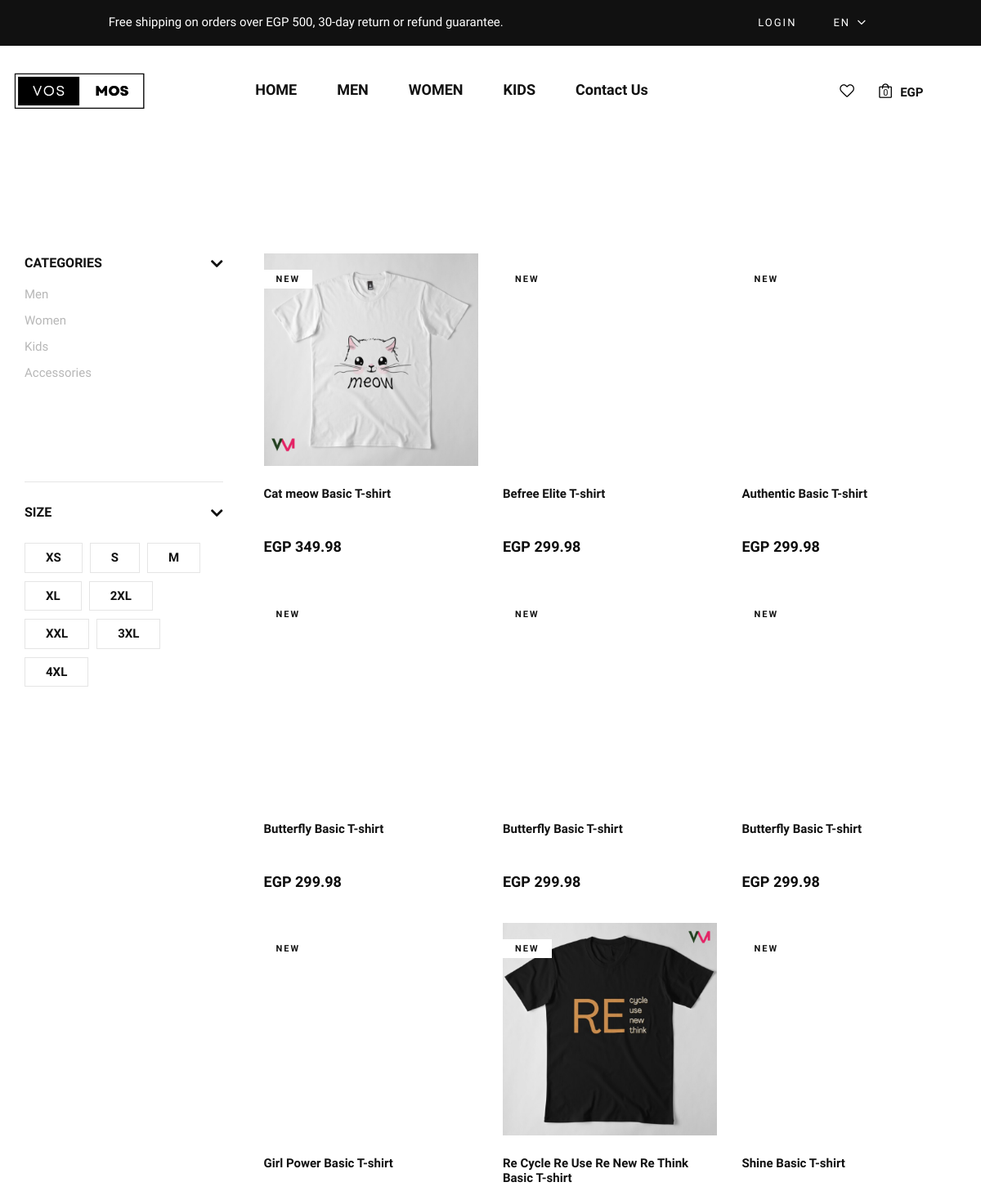
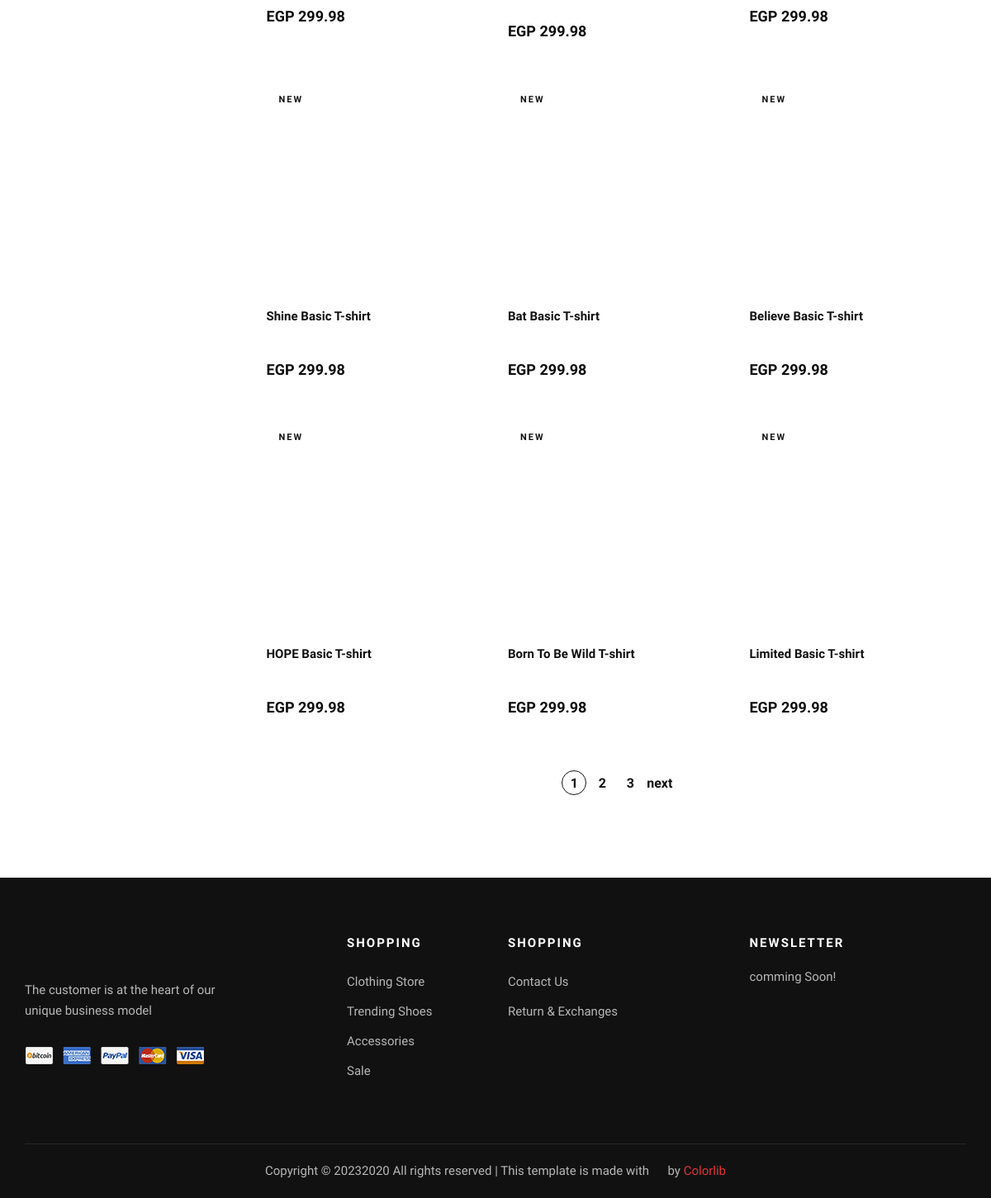
Screenshot of /products/ with the database file from the repository (2 pictures, top to bottom).
### frontend/models.py (models this page shows)
class Product(models.Model):
    CATEGORY_CHOICES = (
        ('M', 'Men'),
        ('W', 'Women'),
        ('K', 'Kids'),
        ('A', 'Accessories'),
    )
    SUB_CATEGORY_CHOICES = (
    ('S', 'Shirt'),
    ('SW', 'Sport wear'),
    ('OW', 'Outwear')
    )
    LABEL_CHOICES = (
        ('NEW', 'primary'),
        ('BEST Seller', 'secondary'),
        ('N', '')
    )
    product_id = models.AutoField
    id = models.AutoField(primary_key=True, auto_created=True)
    product_name = models.CharField(max_length=50)
    category = models.ManyToManyField('Category', through='ProductCategory')
    label = models.CharField(choices=LABEL_CHOICES, max_length=11, default="")
    subcategory = models.CharField(choices= SUB_CATEGORY_CHOICES ,max_length=50, default="")
    price = models.FloatField(default=0)
    discount_price = models.FloatField(default=0)
    pub_date = models.DateField()
    image = models.ImageField(upload_to="static", default="", blank=True, null=True)
    material = models.CharField(max_length=50, default="Coton 100%")
    description = models.TextField(default="Are you looking for a t shirt that is comfortable, stylish and affordable? Look no further than our new collection of t shirts, designed to suit any occasion and personality. Whether you want to express your creativity, show your support for a cause, or simply enjoy a casual day out, we have the perfect t shirt for you. Our t shirts are made from high-quality cotton, which is soft, breathable and durable. They come in a variety of colors, sizes and designs, so you can find the one that matches your style and mood.  Our t shirts are easy to wash and care for, and they will not fade or shrink over time. They are also eco-friendly and ethically produced, so you can wear them with confidence and pride. Order your t shirt today and enjoy free shipping for orders over EGP 500. You will love how you look and feel in our t shirts, and so will everyone else. Don't miss this opportunity to get the best t shirt ever.")
    path = models.CharField(max_length=50, default="")
    def get_absolute_url(self):
        return f"/product_detail/{self.id}/"

### frontend/views.py (the view)
# urls.py: path('products/', views.show_products, name='show_products'),
def show_products(request, category=None, subcategory=None):
    products = Product.objects.all()
    if category:
        categories = category.split(';')
        products = products.filter(Q(category__name__in=categories))
    if subcategory:
        products = products.filter(subcategory=subcategory)
    paginator = Paginator(products, 15) # Show 15 products per page
    page_number = request.GET.get('page')
    page_obj = paginator.get_page(page_number)
    context = {'page_obj': page_obj, 'categories': Product.CATEGORY_CHOICES}
    return render(request, 'products.html', context)

### frontend/templates/products.html (shortened to what this page needs)
{% extends "layout.html" %}
{% load static %}
{% block body %}
    <section class="shop spad">
        <div class="container">
            <div class="row">
                 <div class="col-lg-3">
                        <div id="filters" class="collapse">
                        <div class="shop__sidebar">
                            <div class="shop__sidebar__accordion">
                                <div class="accordion" id="accordionExample">
                                    <div class="card">
                                        <div class="card-heading">
                                            <a data-toggle="collapse" data-target="#collapseOne">Categories</a>
                                        </div>
                                        <div id="collapseOne" class="collapse show" data-parent="#accordionExample">
                                            <div class="card-body">
                                                <div class="shop__sidebar__categories">
                                                    <ul class="nice-scroll">
                                                        {% for category, label in categories %}
                                                        <li><a href="{% url 'show_products' category %}">{{ label }}</a></li>
                                                        {% endfor %}
                                                    </ul>
                                                </div>
                                            </div>
                                        </div>
                                    </div>
                                    <div class="card">
                                        <div class="card-heading">
                                            <a data-toggle="collapse" data-target="#collapseFour">Size</a>
                                        </div>
                                        <div id="collapseFour" class="collapse show" data-parent="#accordionExample">
                                            <div class="card-body">
                                                <div class="shop__sidebar__size">
                                                    <label for="xs">xs
                                                    </label>
                                                    <label for="sm">s
                                                    </label>
                                                    <label for="md">m
                                                    </label>
                                                    <label for="xl">xl
                                                    </label>
                                                    <label for="2xl">2xl
                                                    </label>
                                                    <label for="xxl">xxl
                                                    </label>
                                                    <label for="3xl">3xl
                                                    </label>
                                                    <label for="4xl">4xl
                                                    </label>
                                                </div>
                                            </div>
                                        </div>
                                    </div>
                                </div>
                            </div>
                        </div>
                    </div>
                </div>
                <div class="col-lg-9">
                    <div class="row">
                        {% for product in page_obj %}
                            <div class="col-lg-4 col-md-6 col-sm-6 col-6">
                                    <div class="product__item" data-size="{{ product.size }}" data-price="{{ product.price }}">
                                        <div class="product__item__pic set-bg" data-setbg="{% static product.path %}"
                                            onclick="window.location.href='{{ product.get_absolute_url }}'">
                                            {% if product.label != 'N' %}
                                            <span class="label">{{ product.label }}</span>
                                            {% endif %}
                                        </div>
                                        <div class="product__item__text">
                                            <h6>{{ product.product_name }}</h6>
                                            <div class="rating">
                                                <i class="fa fa-star-o"></i>
                                                <i class="fa fa-star-o"></i>
                                                <i class="fa fa-star-o"></i>
                                                <i class="fa fa-star-o"></i>
                                                <i class="fa fa-star-o"></i>
                                            </div>
                                            <h5>EGP {{ product.price|floatformat:2 }}</h5>
                                        </div>
                                    </div>
                            </div>
                                  {% endfor %}
                    </div>
                    <div class="row">
                        <div class="col-lg-12">
                            <div class="product__pagination">
                                {% for i in page_obj.paginator.page_range %}
                                    {% if page_obj.number == i %}
                                        <a class="active" href="?page={{ i }}">{{ i }}</a>
                                    {% else %}
                                        <a href="?page={{ i }}">{{ i }}</a>
                                    {% endif %}
                                {% endfor %}
                                {% if page_obj.has_next %}
                                    <a href="?page={{ page_obj.next_page_number }}">next</a>
                                {% endif %}
                            </div>
                        </div>
                    </div>
                </div>
            </div>
        </div>
    </section>
{% endblock %}

### frontend/static/frontend/css/style.css (style rules this page uses)
html, body { height: 100%; font-family: "Nunito Sans", sans-serif; -webkit-font-smoothing: antialiased; }
h1, h2, h3, h4, h5, h6 { margin: 0; color: #111111; font-weight: 400; font-family: "Nunito Sans", sans-serif; }
h5 { font-size: 18px; }
h6 { font-size: 16px; }
ul, ol { padding: 0; margin: 0; }
.set-bg { background-repeat: no-repeat; background-size: cover; background-position: top center; }
.spad { padding-top: 100px; padding-bottom: 100px; }
.product__item { overflow: hidden; margin-bottom: 40px; }
.product__item__pic { height: 260px; position: relative; background-position: center center; }
.product__item__pic .label { color: #111111; font-size: 11px; font-weight: 700; letter-spacing: 2px; text-transform: uppercase; display: inline-block; padding: 4px 15px 2px; background: #ffffff; position: absolute; left: 0; top: 20px; }
.product__item__text { padding-top: 25px; position: relative; }
.product__item__text h6 { color: #111111; font-size: 15px; font-weight: 600; margin-bottom: 15px; -webkit-transition: all, 0.3s; -o-transition: all, 0.3s; transition: all, 0.3s; }
.product__item__text .rating { margin-bottom: 6px; }
.product__item__text .rating i { font-size: 14px; color: #b7b7b7; margin-right: -5px; }
.product__item__text h5 { color: #0d0d0d; font-weight: 700; }
.shop__sidebar { padding-right: 20px; }
.shop__sidebar__accordion .card { border: none; border-radius: 0; margin-bottom: 25px; }
.shop__sidebar__accordion .card:last-child { margin-bottom: 0; }
.shop__sidebar__accordion .card:last-child .card-body { padding-bottom: 0; border-bottom: none; }
.shop__sidebar__accordion .card-body { padding: 0; padding-top: 10px; padding-bottom: 20px; border-bottom: 1px solid #e5e5e5; }
.shop__sidebar__accordion .card-heading { cursor: pointer; }
.shop__sidebar__accordion .card-heading a { color: #111111; font-size: 16px; font-weight: 700; text-transform: uppercase; display: block; }
.shop__sidebar__categories ul, .shop__sidebar__price ul, .shop__sidebar__brand ul { height: 225px; }
.shop__sidebar__categories ul li, .shop__sidebar__price ul li, .shop__sidebar__brand ul li { list-style: none; }
.shop__sidebar__categories ul li a, .shop__sidebar__price ul li a, .shop__sidebar__brand ul li a { color: #b7b7b7; font-size: 15px; line-height: 32px; -webkit-transition: all, 0.3s; -o-transition: all, 0.3s; transition: all, 0.3s; }
.shop__sidebar__size { padding-top: 15px; }
.shop__sidebar__size label { color: #111111; font-size: 15px; font-weight: 700; text-transform: uppercase; display: inline-block; border: 1px solid #e5e5e5; padding: 6px 25px; margin-bottom: 10px; margin-right: 5px; cursor: pointer; }
.shop__sidebar__accordion .card-heading a:after, .shop__sidebar__accordion .card-heading>a.active[aria-expanded=false]:after { content: ""; font-family: "FontAwesome"; font-size: 24px; font-weight: 700; color: #111111; position: absolute; right: 0; top: 2px; line-height: 20px; }
.product__pagination { padding-top: 25px; text-align: center; }
.product__pagination a { display: inline-block; font-size: 16px; font-weight: 700; color: #111111; height: 30px; width: 30px; border: 1px solid transparent; border-radius: 50%; line-height: 30px; text-align: center; }
.product__pagination a.active { border-color: #111111; }
@media only screen and (min-width: 1200px) { .container { max-width: 1170px; } }

### frontend/static/frontend/style.css (style rules this page uses)
@media (min-width: 992px) { #filters { display: block; } }

### rows the page displays
Product: shows a picture, label "NEW", product_name "Cat meow Basic T-shirt", price "349.98"
Product: label "NEW", product_name "Befree Elite T-shirt", price "299.98"
Product: label "NEW", product_name "Authentic Basic T-shirt", price "299.98"
Product: label "NEW", product_name "Butterfly Basic T-shirt", price "299.98"
Product: label "NEW", product_name "Butterfly Basic T-shirt", price "299.98"
Product: label "NEW", product_name "Butterfly Basic T-shirt", price "299.98"
Product: label "NEW", product_name "Girl Power Basic T-shirt", price "299.98"
Product: shows a picture, label "NEW", product_name "Re Cycle Re Use Re New Re Think Basic T-shirt", price "299.98"
Product: label "NEW", product_name "Shine Basic T-shirt", price "299.98"
Product: label "NEW", product_name "Shine Basic T-shirt", price "299.98"
Product: label "NEW", product_name "Bat Basic T-shirt", price "299.98"
Product: label "NEW", product_name "Believe Basic T-shirt", price "299.98"
Product: label "NEW", product_name "HOPE Basic T-shirt", price "299.98"
Product: label "NEW", product_name "Born To Be Wild T-shirt", price "299.98"
Product: label "NEW", product_name "Limited Basic T-shirt", price "299.98"

### other values shown
{{ label }} "Men" "Women" "Kids" "Accessories"
{{ i }} "1"
{{ i }} "2" "3"
